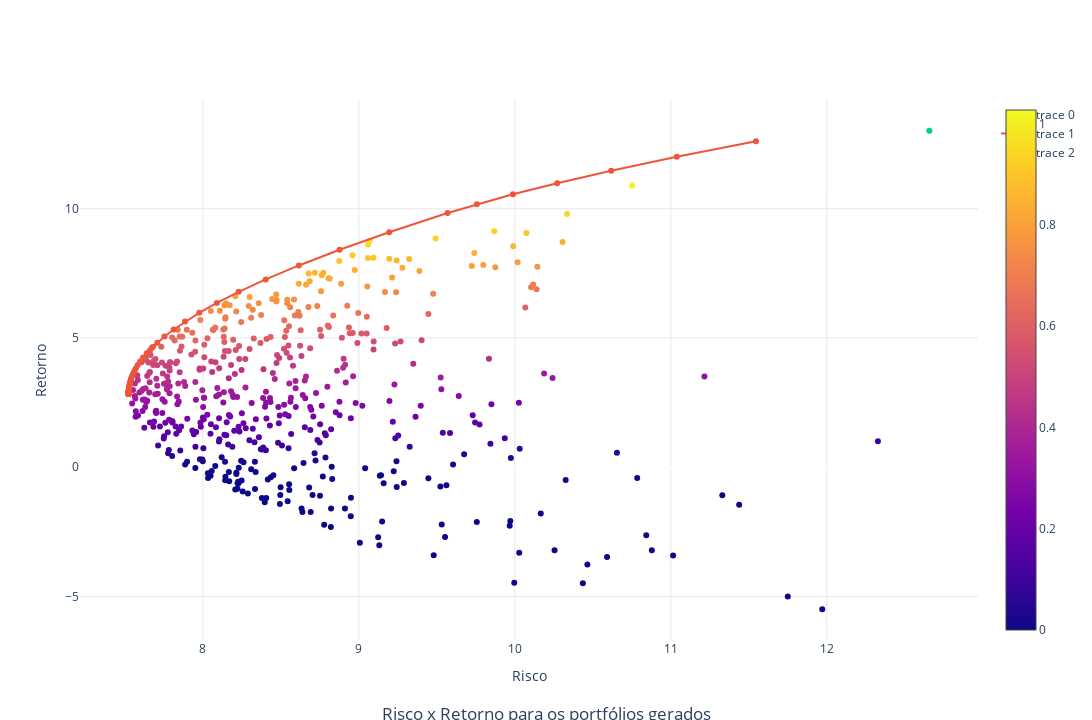

The notebook cell this image was saved under:
### Code cell
data = [go.Scatter(
            x=stds.flatten(),
            y=means.flatten(),
            mode='markers',            
             marker=dict(
                    color=sharpe.flatten(),
                    showscale=True,
                    cmax=sharpe.flatten().max(),
                    cmin=0,                 
                    )       
        ),
        go.Scatter(
            x=risks,
            y=returns,
            mode='lines+markers',            
        ),    
        go.Scatter(
            x=stds[sharpe.argmax()],
            y=means[sharpe.argmax()],
            mode='markers',            
        ),                    
       ]

title_text = "Risco x Retorno para os portfólios gerados"
title={'text': title_text, 'xanchor': 'center', 'yanchor': 'bottom', 'y':0, 'x':0.5,}

fig = go.Figure(data=data)

fig.update_layout(title=title, 
            xaxis_rangeslider_visible=False,  width=1280, height=720,
            xaxis_showgrid=True, xaxis_gridwidth=1, xaxis_gridcolor='#E8E8E8',
            yaxis_showgrid=True, yaxis_gridwidth=1, yaxis_gridcolor='#E8E8E8',
            yaxis_title="Retorno",
            xaxis_title="Risco",                  
            plot_bgcolor='rgba(0,0,0,0)'              
                 )
                  

fig.show()

### Figure 1 — Plotly figure (JSON) as saved in the notebook; plotly's stock layout.template omitted (floating-point values rounded to 4 significant figures; data arrays with more than 128 entries replaced by an {"elided": "..."} marker saying what was removed)
{"data": [{"marker": {"cmax": 1.027, "cmin": 0, "color": {"elided": "500 float values"}, "showscale": true}, "mode": "markers", "type": "scatter", "x": {"elided": "500 float values"}, "y": {"elided": "500 float values"}}, {"mode": "lines+markers", "type": "scatter", "x": [11.55, 11.04, 10.62, 10.27, 9.988, 9.756, 9.569, 9.194, 8.876, 8.615, 8.402, 8.229, 8.089, 7.976, 7.885, 7.812, 7.754, 7.707, 7.67, 7.64, 7.616, 7.597, 7.582, 7.57, 7.561, 7.553, 7.547, 7.542, 7.538, 7.535, 7.533, 7.531, 7.53, 7.528, 7.527, 7.527, 7.526, 7.526, 7.525, 7.525, 7.525, 7.524, 7.524, 7.524, 7.524, 7.524, 7.524, 7.524, 7.524, 7.524, 7.524, 7.524, 7.524, 7.524, 7.524, 7.524, 7.524, 7.524, 7.524, 7.524, 7.524, 7.524, 7.524, 7.524, 7.524, 7.524, 7.524, 7.524, 7.524, 7.524, 7.524, 7.524, 7.524, 7.524, 7.524, 7.524, 7.524, 7.524, 7.524, 7.524, 7.524, 7.524, 7.524, 7.524, 7.524, 7.524, 7.524, 7.524, 7.524, 7.524, 7.524, 7.524, 7.524, 7.524, 7.524, 7.524, 7.524, 7.524, 7.524, 7.524], "y": [12.62, 12.01, 11.47, 10.99, 10.56, 10.18, 9.835, 9.092, 8.412, 7.806, 7.266, 6.785, 6.356, 5.974, 5.633, 5.329, 5.059, 4.817, 4.602, 4.411, 4.24, 4.088, 3.952, 3.831, 3.724, 3.628, 3.542, 3.466, 3.398, 3.337, 3.283, 3.235, 3.192, 3.154, 3.12, 3.09, 3.063, 3.038, 3.017, 2.998, 2.981, 2.965, 2.952, 2.94, 2.929, 2.919, 2.911, 2.903, 2.896, 2.89, 2.885, 2.88, 2.876, 2.872, 2.869, 2.866, 2.863, 2.861, 2.858, 2.856, 2.855, 2.853, 2.852, 2.851, 2.85, 2.849, 2.848, 2.847, 2.846, 2.846, 2.845, 2.845, 2.844, 2.844, 2.844, 2.843, 2.843, 2.843, 2.843, 2.842, 2.842, 2.842, 2.842, 2.842, 2.842, 2.842, 2.841, 2.841, 2.841, 2.841, 2.841, 2.841, 2.841, 2.841, 2.841, 2.841, 2.841, 2.841, 2.841, 2.841]}, {"mode": "markers", "type": "scatter", "x": [12.66], "y": [13.02]}], "layout": {"height": 720, "plot_bgcolor": "rgba(0,0,0,0)", "title": {"text": "Risco x Retorno para os portfólios gerados", "x": 0.5, "xanchor": "center", "y": 0, "yanchor": "bottom"}, "width": 1280, "xaxis": {"gridcolor": "#E8E8E8", "gridwidth": 1, "rangeslider": {"visible": false}, "showgrid": true, "title": {"text": "Risco"}}, "yaxis": {"gridcolor": "#E8E8E8", "gridwidth": 1, "showgrid": true, "title": {"text": "Retorno"}}}}
